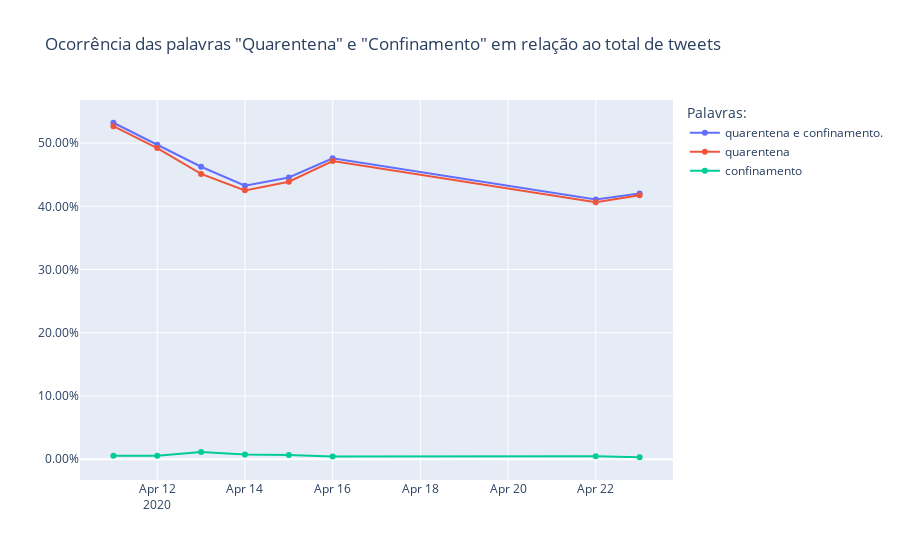

Here is the notebook cell this chart was saved with:
### Markdown cell above
# "Quarentena" e "Confinamento"

### Code cell
plotgraph(['quarentena', 'confinamento'])

### Figure 1 — Plotly figure (JSON) as saved in the notebook; plotly's stock layout.template omitted (floating-point values rounded to 4 significant figures)
{"data": [{"name": "quarentena e confinamento.", "type": "scatter", "x": ["2020-04-11", "2020-04-12", "2020-04-13", "2020-04-14", "2020-04-15", "2020-04-16", "2020-04-22", "2020-04-23"], "y": [0.5322, 0.4974, 0.4626, 0.4325, 0.4455, 0.4758, 0.4107, 0.4204]}, {"name": "quarentena", "type": "scatter", "x": ["2020-04-11", "2020-04-12", "2020-04-13", "2020-04-14", "2020-04-15", "2020-04-16", "2020-04-22", "2020-04-23"], "y": [0.5268, 0.4922, 0.4512, 0.4252, 0.4389, 0.4716, 0.4063, 0.4174]}, {"name": "confinamento", "type": "scatter", "x": ["2020-04-11", "2020-04-12", "2020-04-13", "2020-04-14", "2020-04-15", "2020-04-16", "2020-04-22", "2020-04-23"], "y": [0.005365, 0.005203, 0.01135, 0.007237, 0.006607, 0.004193, 0.004448, 0.002989]}], "layout": {"autosize": true, "legend": {"title": {"text": "Palavras:"}}, "title": {"text": "Ocorrência das palavras \"Quarentena\" e \"Confinamento\" em relação ao total de tweets"}, "xaxis": {"autorange": true, "range": ["2020-04-10 06:36:53.8504", "2020-04-23 17:23:06.1496"], "type": "date"}, "yaxis": {"autorange": true, "range": [-0.03577, 0.571], "tickformat": ",.2%", "type": "linear"}}}
